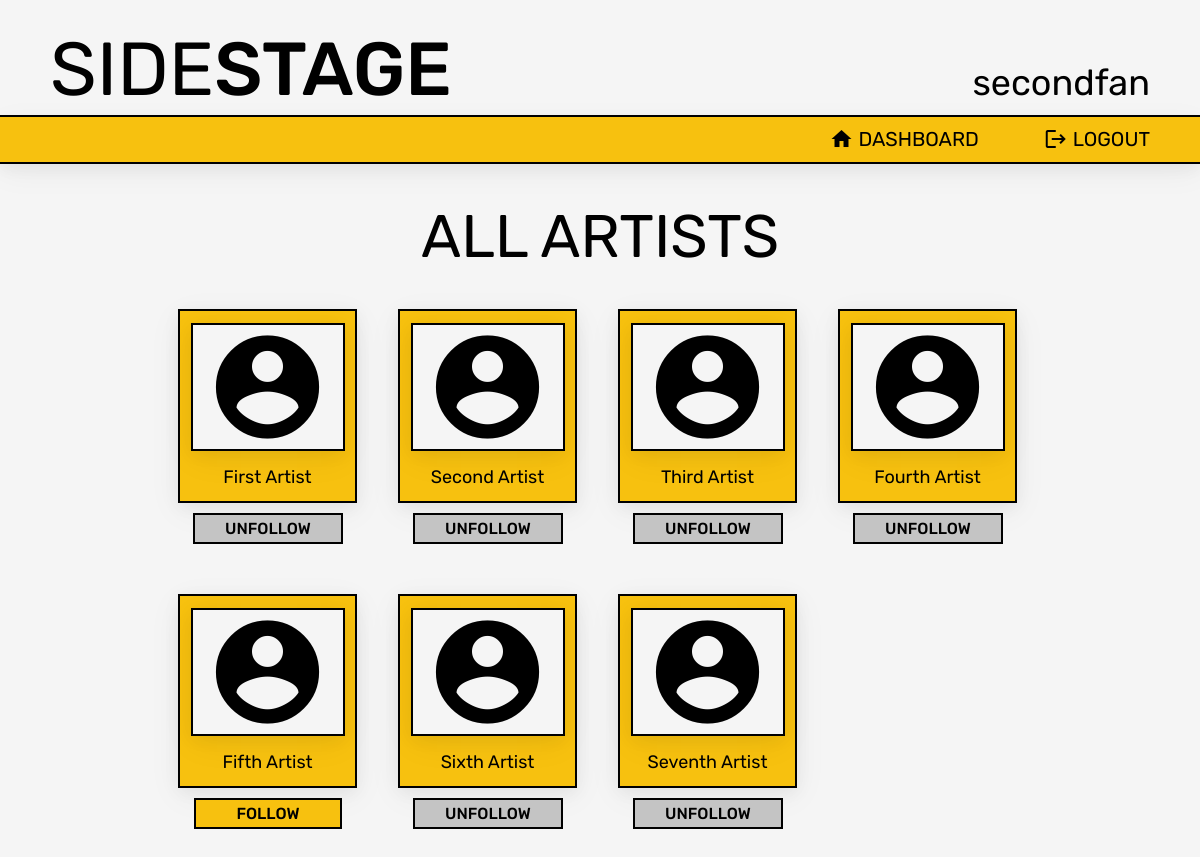
The page /artists/ (signed in) on the database its author committed.
### fan/models.py (models this page shows)
class Fan(models.Model):
    username = models.CharField(max_length=255)
    email = models.CharField(max_length=255)
    password = models.CharField(max_length=60)
    rewards = models.PositiveIntegerField(default=0)
    created_at = models.DateTimeField(auto_now_add=True)
    updated_at = models.DateTimeField(auto_now=True)
    objects = FanManager()

### artist/models.py (models this page shows)
class Artist(models.Model):
    email = models.CharField(max_length=255)
    stage_name = models.CharField(max_length=255)
    password = models.CharField(max_length=60)
    hometown = models.CharField(null=True, max_length=255)
    genre = models.CharField(null=True, max_length=100)
    website = models.CharField(null=True, max_length=255)
    photo = models.ImageField(upload_to='images/', null=True, blank=True)
    bio = models.TextField(null=True)
    followed_by = models.ManyToManyField(Fan, related_name = "artist_followed_by")
    created_at = models.DateTimeField(auto_now_add=True)
    updated_at = models.DateTimeField(auto_now=True)
    objects = ArtistManager()

### sidestage/views.py (the view)
# urls.py: path('artists/', views.all_artists),
def all_artists(request):
    context = {
        'user': Fan.objects.get(id = request.session['user_id']),
        'all_artists': Artist.objects.all(),
    }
    return render(request, "artists.html", context)

### sidestage/templates/artists.html (shortened to what this page needs)
<!DOCTYPE html>
<html lang="en">
<head>
    {% load static %}
    <link rel="stylesheet" href="{% static 'css/style.css' %}">
</head>
<body>
    <div id="container">
        <div id="header">
            <div id="logo"><span class="logo">SIDE</span><span class="logo bold">STAGE</span></div>
            <p>{{ user.username }}</p>
        </div>
        <div id="nav">
            <ul class="nav">
                <li><a href="/dashboard/fan/"><span class="material-icons">&#xe88a;</span> DASHBOARD</a></li>
                <li><a href="/logout/"><span class="material-icons">&#xe9ba;</span> LOGOUT</a></li>
            </ul>
        </div>
        <div id="title">
            <div class="panel_title">
                <h1>ALL ARTISTS</h1>
            </div>
        </div>
        <div id="artist_container">
            {% if all_artists %}
                {% for artist in all_artists %}
                <a href="/artists/{{artist.id}}/">
                    <div class="artist_box">
                        <div class="artist_tile">
                            <span class="material-icons md-100 artist_photo">&#xe853;</span>
                            <p>{{ artist.stage_name }}</p>
                        </div>
                </a>
                {% if user in artist.followed_by.all %}
                <form action="/fan/follow/{{artist.id}}/" method="POST" data-role="follow_button">
                    <div class="input-group3">
                        <input type="submit" name="submit" id="submit" class="unfollow_submit" value="UNFOLLOW" />
                    </div>
                </form>
                {% else %}
                <form action="/fan/follow/{{artist.id}}/" method="POST" data-role="follow_button">
                    <div class="input-group3">
                        <input type="submit" name="submit" id="submit" class="follow_submit" value="FOLLOW" />
                    </div>
                </form>
                {% endif %}
            </div>
            {% endfor %}
        {% endif %}
</body>
</html>

### common-static/css/style.css (style rules this page uses)
* { margin: 0; padding: 0; font-family: 'Rubik', sans-serif; font-weight: 400; }
body { background-color: #f5f5f5; }
a:link { color: #000; text-decoration: none; }
ul { list-style-type: none; font-size: 20px; }
.material-icons { vertical-align: top; }
.material-icons.md-100 { font-size: 124px; }
.logo { font-size: 75px; }
.logo.bold { font-weight: 500 }
#container { justify-content: space-between; text-align: center; background-color: #f5f5f5; margin: 0 auto; }
#header { height: 80px; padding: 25px 50px 10px 50px; display: flex; background-color: #f5f5f5; border-bottom: 2px solid #000000; justify-content: space-between; align-items: baseline; }
#header p { font-size: 36px; }
#nav { height: 45px; background-color:#f7c10f; display: block; text-align: right; border-bottom: 2px solid #000000; box-shadow: rgba(17, 17, 26, 0.05) 0px 4px 16px, rgba(17, 17, 26, 0.05) 0px 8px 32px; }
#nav li { display: inline-block; padding: 10px 10px; margin-right: 40px; }
#nav a:link { color: #000; text-decoration: none; }
#artist_container { margin: 0px auto; width: 884px; display: flex; flex-wrap: wrap; flex-direction: row; justify-content: start; align-content: start; padding-bottom: 50px; }
#artist_container p { margin-top: 15px; font-size: 18px; }
.artist_box { width: 200px; margin: 10px; padding-top: 20px; flex: 0 0 auto; }
.artist_tile { width: 175px; height: 180px; margin: 10px; padding-top: 10px; background-color: #f7c10f; border: 2px solid #000000; box-shadow: rgba(17, 17, 26, 0.05) 0px 4px 16px, rgba(17, 17, 26, 0.05) 0px 8px 32px; }
.artist_photo { width: 150px; margin-top: 2px; background-color: #f5f5f5; border: 2px solid #000000; box-shadow: rgba(17, 17, 26, 0.05) 0px 4px 16px, rgba(17, 17, 26, 0.05) 0px 8px 32px; }
.panel_title { margin-top: 40px; height: 65px; font-size: 30px; display: flex; align-items: center; justify-content: center; }
.follow_submit { padding: 4px 40px; background: #f7c10f; color: #000; font-size: 16px; font-weight: 500; border: solid 2px #000; }
.unfollow_submit { padding: 4px 30px; background: #c4c4c4; color: #000; font-size: 16px; font-weight: 500; border: solid 2px #000; text-align: center; }
input { outline: none; margin: 0; border: none; font-family: inherit; }
.input-group3 { position: relative; display: inline-block; }

### rows shown on the page
Fan: username "secondfan"
Artist: stage_name "First Artist"
Artist: stage_name "Second Artist"
Artist: stage_name "Third Artist"
Artist: stage_name "Fourth Artist"
Artist: stage_name "Fifth Artist"
Artist: stage_name "Sixth Artist"
Artist: stage_name "Seventh Artist"
